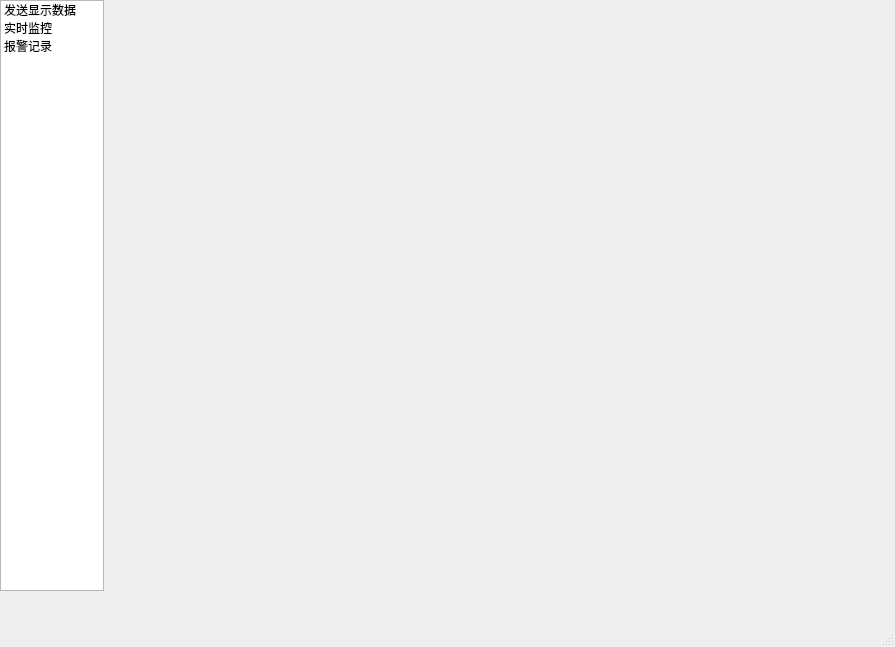
<?xml version="1.0" encoding="UTF-8"?>
<ui version="4.0">
 <class>MainWindow</class>
 <widget class="QMainWindow" name="MainWindow">
  <property name="geometry">
   <rect>
    <x>0</x>
    <y>0</y>
    <width>895</width>
    <height>647</height>
   </rect>
  </property>
  <property name="windowTitle">
   <string>MainWindow</string>
  </property>
  <widget class="QWidget" name="centralwidget">
   <widget class="QWidget" name="layoutWidget">
    <property name="geometry">
     <rect>
      <x>0</x>
      <y>0</y>
      <width>841</width>
      <height>591</height>
     </rect>
    </property>
    <layout class="QHBoxLayout" name="horizontalLayout" stretch="1,7">
     <item>
      <widget class="QListWidget" name="listWidget">
       <item>
        <property name="text">
         <string>发送显示数据</string>
        </property>
       </item>
       <item>
        <property name="text">
         <string>实时监控</string>
        </property>
       </item>
       <item>
        <property name="text">
         <string>报警记录</string>
        </property>
       </item>
      </widget>
     </item>
     <item>
      <widget class="QStackedWidget" name="stackedWidget">
       <property name="currentIndex">
        <number>-1</number>
       </property>
      </widget>
     </item>
    </layout>
   </widget>
  </widget>
  <widget class="QMenuBar" name="menubar">
   <property name="geometry">
    <rect>
     <x>0</x>
     <y>0</y>
     <width>895</width>
     <height>23</height>
    </rect>
   </property>
  </widget>
  <widget class="QStatusBar" name="statusbar"/>
 </widget>
 <resources/>
 <connections/>
</ui>
